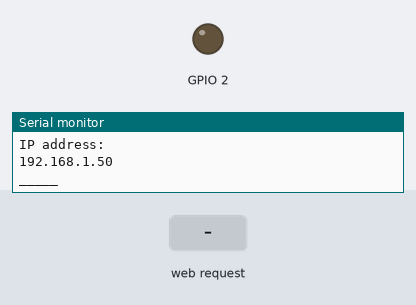
This sketch was run on a simulated ESP8266 (NodeMCU). On the bench: output pins drawn as LEDs (lit = HIGH), the last lines printed to the serial monitor. The inputs (shaded band) are chosen by the test bench. WiFi joins after 1.5 s; servers stay silent unless stated.

Above: at 6.3 s.
6.4 s: HTTP request GET /on received
At 7.6 s:
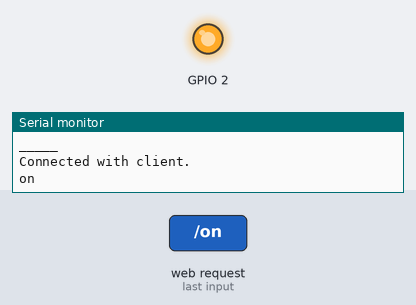
7.9 s: HTTP request GET /off received
At 9.0 s:
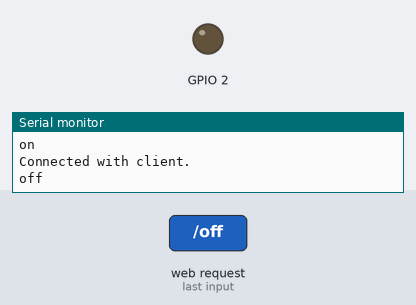
Timing chart, 0 to 10.9 s (numbered marks = the images above; inputs shaded):
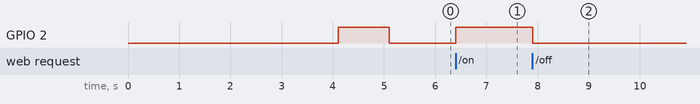

The sketch:

gpio_api.ino
```cpp
/*
 * ESP8266 GPIO
D0   = 16;
D1   = 5;
D2   = 4;
D3   = 0;
D4   = 2;
D5   = 14;
D6   = 12;
D7   = 13;
D8   = 15;
D9   = 3;
D10  = 1;
 * */

#ifdef ESP8266
   #include <ESP8266WiFi.h>
#else
   #include <WiFi.h>
#endif

const char* WIFI_SSID = "SSID";
const char* WIFI_PASS = "PASSWD";

WiFiServer server(80);

void setup(){
    delay(2000);
    Serial.begin(115200);

    WiFi.mode(WIFI_STA); WiFi.disconnect();
    delay(100);

    Serial.println("Connecting..."); WiFi.begin(WIFI_SSID, WIFI_PASS);

    while (WiFi.status() != WL_CONNECTED) {
      if (WiFi.status() == WL_CONNECT_FAILED) {
        Serial.println("Failed to connect to WIFI. Please verify credentials. ");
        WiFi.begin(WIFI_SSID, WIFI_PASS);
      }
      delay(1000);
    }

    Serial.println( "\nWiFi connected\nIP address: " ); Serial.print(WiFi.localIP());

   server.begin();
   Serial.println("\n_____\n");
   pinMode(2, OUTPUT);
   digitalWrite(2, HIGH); delay(1000); digitalWrite(2, LOW);
}

void loop() {
  //if (WiFi.status() != WL_CONNECTED) { WiFi.begin(WIFI_SSID, WIFI_PASS); }
    WiFiClient client = server.available();

    if (client) {
      if (client.connected()) {
        Serial.println("Connected with client.");
        String request = " " + client.readStringUntil('\r');
        if ( request.indexOf("on") > 0 ) { Serial.println("on"); digitalWrite(2, HIGH); }
        else if ( request.indexOf("off") > 0 ) { Serial.println("off"); digitalWrite(2, LOW); }
        else { Serial.println(request); }
        }
      client.stop();
    }

}
```

Measured:
- after the input at 6.4 s, GPIO 2: LOW → HIGH at once
- after the input at 7.9 s, GPIO 2: HIGH → LOW at once
